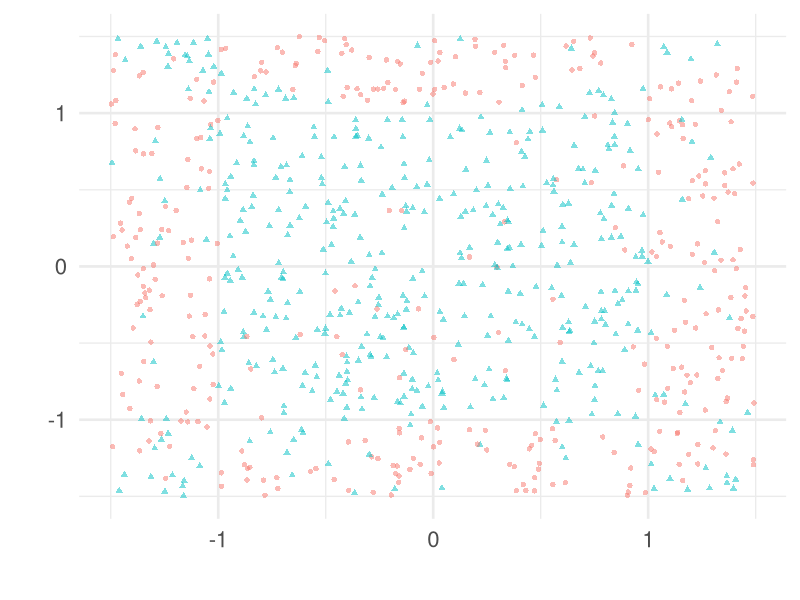
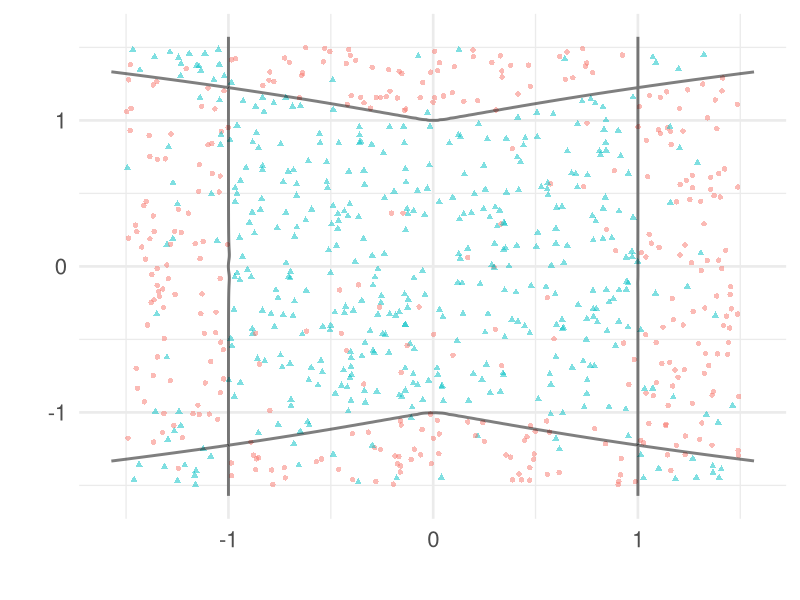
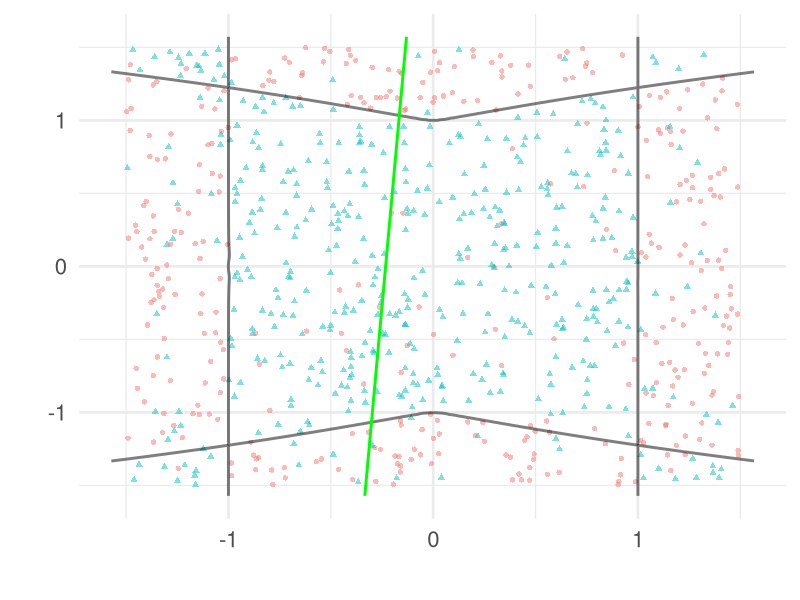

Generate these figures, in order, with R:
## ---- chunk 1
knitr::opts_chunk$set(echo = TRUE)
library(tidyverse) # required
library(broom)     # required
library(modelr)    # for data_grid
theme_set(theme_minimal(base_size = 20))
## ---- chunk 2
# sample size
n <- 800
# function with zero set that
# defines the perfect (Bayes) decision boundary
true_boundary_function <- function(x1, x2) {
  # experiment with changing this
  thing <- x1^2*x2^3
  (x1^2 + x2^2 - 1)^3 - thing^2
}
train <- data.frame(
  # change the distribution
  # or scale as needed
  x1 = 1.5*(1 - 2*runif(n)),
  x2 = 1.5*(1 - 2*runif(n))
) %>% 
  mutate(
    # labels if classes were perfectly separated
    separable = true_boundary_function(x1,x2) > 0,
    # labels if classes are "noisy"
    y = factor(rbinom(n, 1, 9/10 - (8/10) * as.numeric(separable)))
  )
## ---- chunk 3
train_plot <-
  ggplot(train, aes(x1, x2)) +
  geom_point(aes(shape = y, color = y),
             alpha = .5, show.legend = FALSE) +
  xlab("") + ylab("")
  
train_plot
## ---- chunk 4
decision_surface <- 
  data_grid(train,
          x1 = seq_range(x1, 300, expand = .05),
          x2 = seq_range(x2, 300, expand = .05)) %>%
  mutate(z = true_boundary_function(x1, x2))

boundary_plot <-
  train_plot +
  geom_contour(
    data = decision_surface,
    aes(x1, x2, z=z),
    bins = 2,
    size = 1,
    color = "black",
    alpha = .5)

boundary_plot
## ---- chunk 5
# Fit model
logit_model <-  
  glm(y ~ x1 + x2, family = "binomial", data = train)
# try formula + poly(x1,2) * poly(x2,2)

# Generate decision boundary
logit_surface <- logit_model %>%
   augment(type.predict = "response",
              newdata = decision_surface)
## ---- chunk 6
boundary_plot +
  geom_contour(
    data = logit_surface,
    aes(x1, x2, z = .fitted),
    size = 1,
    color = "green",
    bins = 2) 
## ---- chunk 7
# Euclidean or L2 distance
Dist <- function(x1, x2) {
  
}
## ---- chunk 8
# Requires a distance function D
# to already be defined
nearest_y_values <- function(x0, k, x, y) {
  n <- nrow(x)
  distances <- rep(0, n)
  for (i in 1:n) {
    #distances[i] <- ...
  }
  #k_neighborhood <- ...
  #...
}
## ---- chunk 9
knn <- function(x0, k, x, y) {
  # ...
}
## ---- chunk 10
K <- 2
bootstrap_sample <- sample(1:nrow(train), replace = TRUE)
x <- train[bootstrap_sample, 1:2]
y <- train$y[bootstrap_sample]
## ---- chunk 11
# e.g. knn(x0 = c(0,0), k = K, x, y)
## ---- chunk 12

## ---- chunk 13

